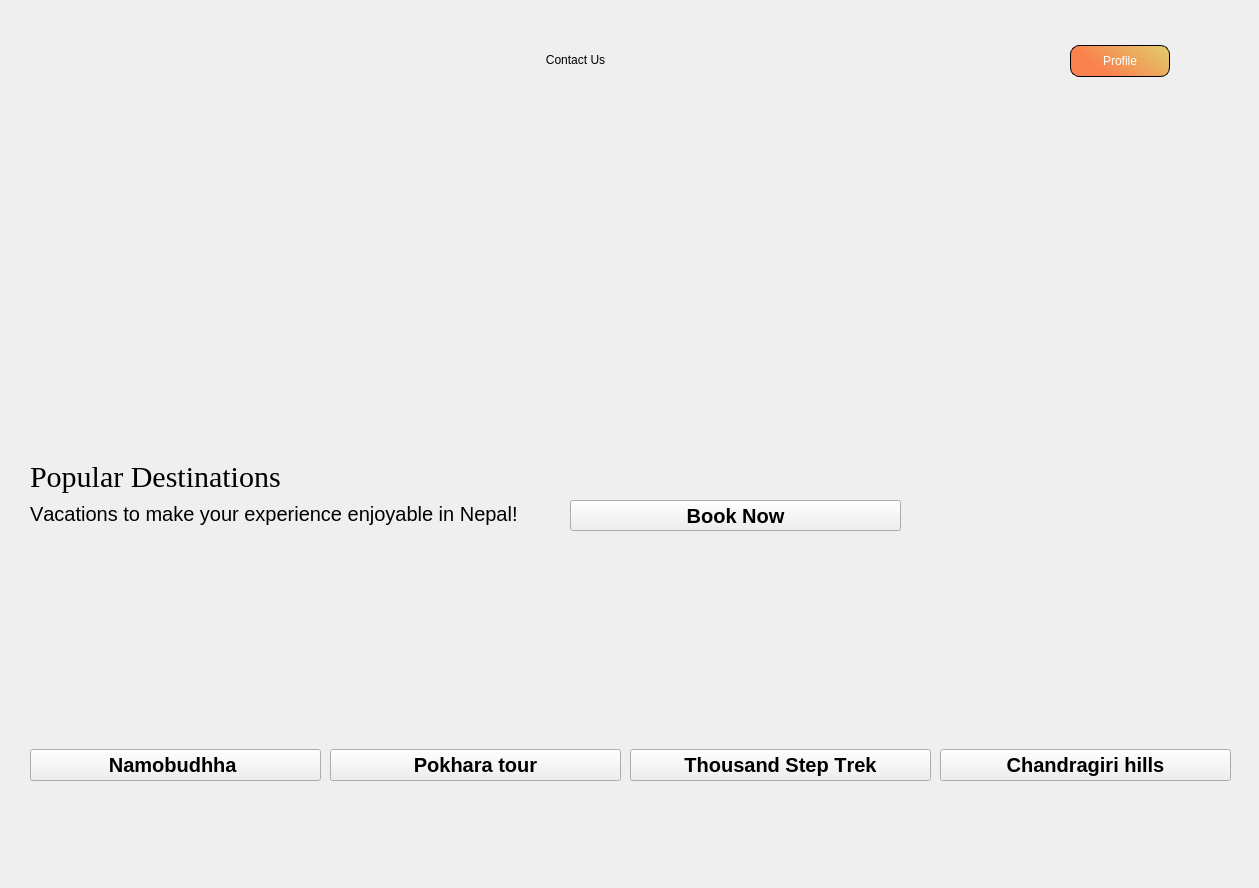
<?xml version="1.0" encoding="UTF-8"?>
<ui version="4.0">
 <class>MainWindow</class>
 <widget class="QMainWindow" name="MainWindow">
  <property name="geometry">
   <rect>
    <x>0</x>
    <y>0</y>
    <width>1259</width>
    <height>888</height>
   </rect>
  </property>
  <property name="minimumSize">
   <size>
    <width>1249</width>
    <height>888</height>
   </size>
  </property>
  <property name="font">
   <font>
    <kerning>false</kerning>
   </font>
  </property>
  <property name="focusPolicy">
   <enum>Qt::ClickFocus</enum>
  </property>
  <property name="windowTitle">
   <string>Homepage</string>
  </property>
  <property name="windowIcon">
   <iconset resource="source.qrc">
    <normaloff>:/images/images/logo-login.png</normaloff>:/images/images/logo-login.png</iconset>
  </property>
  <property name="styleSheet">
   <string notr="true"/>
  </property>
  <property name="documentMode">
   <bool>true</bool>
  </property>
  <widget class="QWidget" name="centralwidget">
   <property name="sizeIncrement">
    <size>
     <width>1280</width>
     <height>832</height>
    </size>
   </property>
   <property name="styleSheet">
    <string notr="true">#centralwidget{
border-image: url(:/images/home-page.png);
}</string>
   </property>
   <widget class="QLabel" name="Logo">
    <property name="geometry">
     <rect>
      <x>60</x>
      <y>40</y>
      <width>221</width>
      <height>31</height>
     </rect>
    </property>
    <property name="styleSheet">
     <string notr="true">background-repeat:no-repeat;
background-image: url(:/images/travelSphere.png);</string>
    </property>
    <property name="text">
     <string/>
    </property>
   </widget>
   <widget class="QWidget" name="horizontalWidget" native="true">
    <property name="geometry">
     <rect>
      <x>390</x>
      <y>20</y>
      <width>371</width>
      <height>80</height>
     </rect>
    </property>
    <property name="styleSheet">
     <string notr="true">*{color:black;
background:none;}
.QPushButton{
border-radius:2px;
	font: 14pt &quot;Andale Mono&quot;;
}
*:hover{
text-decoration:underline;
	color: rgb(91, 34, 105);
}</string>
    </property>
    <layout class="QHBoxLayout" name="horizontalLayout_2">
     <item>
      <widget class="QPushButton" name="ContactUs">
       <property name="text">
        <string>Contact Us</string>
       </property>
      </widget>
     </item>
    </layout>
   </widget>
   <widget class="QPushButton" name="Profile">
    <property name="geometry">
     <rect>
      <x>1070</x>
      <y>45</y>
      <width>100</width>
      <height>32</height>
     </rect>
    </property>
    <property name="styleSheet">
     <string notr="true">*{
border-radius:9px;
	background-color: qlineargradient(spread:pad, x1:0.0788177, y1:0.380682, x2:1, y2:0, stop:0.0640394 rgba(250, 130, 78, 255), stop:1 rgba(224, 206, 107, 255));
color:white;
	font: 13pt &quot;Monaco&quot;;
	border-color: rgb(0,0,0);
  border-style: solid;
  border-width: 1px;

}

*:hover{
color:#F5E0E0;
}</string>
    </property>
    <property name="text">
     <string>Profile</string>
    </property>
   </widget>
   <widget class="QPushButton" name="bookNow">
    <property name="geometry">
     <rect>
      <x>570</x>
      <y>500</y>
      <width>331</width>
      <height>31</height>
     </rect>
    </property>
    <property name="font">
     <font>
      <pointsize>15</pointsize>
      <bold>true</bold>
      <kerning>true</kerning>
     </font>
    </property>
    <property name="text">
     <string>Book Now</string>
    </property>
   </widget>
   <widget class="QWidget" name="layoutWidget">
    <property name="geometry">
     <rect>
      <x>30</x>
      <y>540</y>
      <width>291</width>
      <height>241</height>
     </rect>
    </property>
    <layout class="QVBoxLayout" name="verticalLayout">
     <item>
      <widget class="QLabel" name="label_3">
       <property name="styleSheet">
        <string notr="true">background-image: url(:/images/images/namobuddha.png);</string>
       </property>
       <property name="text">
        <string/>
       </property>
      </widget>
     </item>
     <item>
      <widget class="QPushButton" name="NamoBuddha_PushButton">
       <property name="font">
        <font>
         <pointsize>15</pointsize>
         <bold>true</bold>
        </font>
       </property>
       <property name="styleSheet">
        <string notr="true">color:black</string>
       </property>
       <property name="text">
        <string>Namobudhha </string>
       </property>
       <property name="autoDefault">
        <bool>false</bool>
       </property>
      </widget>
     </item>
    </layout>
   </widget>
   <widget class="QWidget" name="layoutWidget">
    <property name="geometry">
     <rect>
      <x>330</x>
      <y>540</y>
      <width>291</width>
      <height>241</height>
     </rect>
    </property>
    <layout class="QVBoxLayout" name="verticalLayout_2">
     <item>
      <widget class="QLabel" name="label_4">
       <property name="styleSheet">
        <string notr="true">background-image: url(:/images/images/Pokhara.png) ; </string>
       </property>
       <property name="text">
        <string/>
       </property>
      </widget>
     </item>
     <item>
      <widget class="QPushButton" name="Pokhara_PushButton">
       <property name="font">
        <font>
         <pointsize>15</pointsize>
         <bold>true</bold>
        </font>
       </property>
       <property name="styleSheet">
        <string notr="true">color:black;</string>
       </property>
       <property name="text">
        <string>Pokhara tour</string>
       </property>
      </widget>
     </item>
    </layout>
   </widget>
   <widget class="QWidget" name="layoutWidget">
    <property name="geometry">
     <rect>
      <x>630</x>
      <y>540</y>
      <width>301</width>
      <height>241</height>
     </rect>
    </property>
    <layout class="QVBoxLayout" name="verticalLayout_3">
     <item>
      <widget class="QLabel" name="label_5">
       <property name="styleSheet">
        <string notr="true">background-image: url(:/images/images/thousand steps.png) ; 
border-radius:10px;</string>
       </property>
       <property name="text">
        <string/>
       </property>
      </widget>
     </item>
     <item>
      <widget class="QPushButton" name="ThousandStep_PushButton">
       <property name="font">
        <font>
         <pointsize>15</pointsize>
         <bold>true</bold>
        </font>
       </property>
       <property name="styleSheet">
        <string notr="true">color:black;</string>
       </property>
       <property name="text">
        <string>Thousand Step Trek</string>
       </property>
      </widget>
     </item>
    </layout>
   </widget>
   <widget class="QWidget" name="layoutWidget">
    <property name="geometry">
     <rect>
      <x>940</x>
      <y>540</y>
      <width>291</width>
      <height>241</height>
     </rect>
    </property>
    <layout class="QVBoxLayout" name="verticalLayout_4">
     <item>
      <widget class="QLabel" name="label_6">
       <property name="styleSheet">
        <string notr="true">background-image: url(:/images/images/chandragiri hills.png) ;</string>
       </property>
       <property name="text">
        <string/>
       </property>
      </widget>
     </item>
     <item>
      <widget class="QPushButton" name="Chandragiri_PushButton">
       <property name="font">
        <font>
         <pointsize>15</pointsize>
         <bold>true</bold>
        </font>
       </property>
       <property name="styleSheet">
        <string notr="true">color:black;</string>
       </property>
       <property name="text">
        <string>Chandragiri hills</string>
       </property>
      </widget>
     </item>
    </layout>
   </widget>
   <widget class="QWidget" name="layoutWidget">
    <property name="geometry">
     <rect>
      <x>30</x>
      <y>460</y>
      <width>524</width>
      <height>68</height>
     </rect>
    </property>
    <layout class="QVBoxLayout" name="verticalLayout_5">
     <item>
      <widget class="QLabel" name="label">
       <property name="styleSheet">
        <string notr="true">font-size:30px;
color:black;
font-family:Times New Roman</string>
       </property>
       <property name="text">
        <string>Popular Destinations</string>
       </property>
      </widget>
     </item>
     <item>
      <widget class="QLabel" name="label_2">
       <property name="styleSheet">
        <string notr="true">color:black;
font-size:20px;
font: 13pt &quot;Andale Mono&quot;;</string>
       </property>
       <property name="text">
        <string>Vacations to make your experience enjoyable in Nepal!</string>
       </property>
      </widget>
     </item>
    </layout>
   </widget>
  </widget>
 </widget>
 <resources>
  <include location="source.qrc"/>
 </resources>
 <connections/>
</ui>
